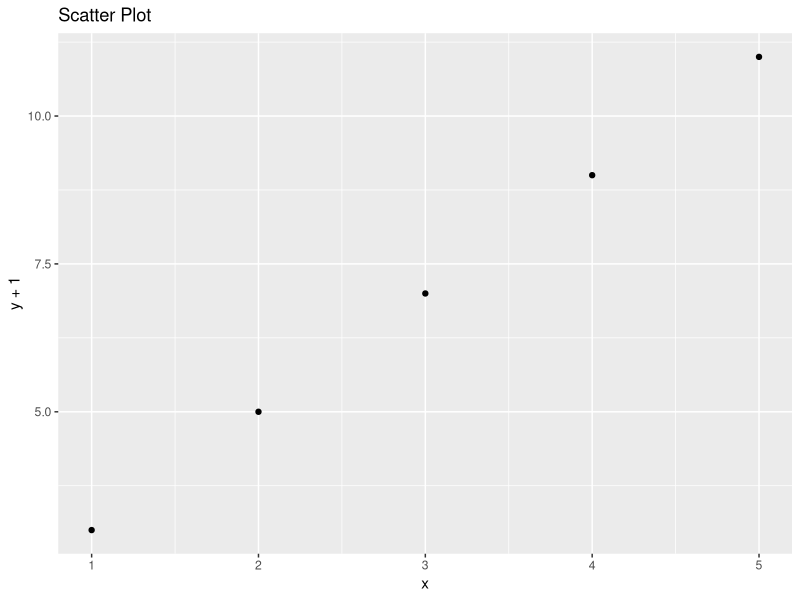
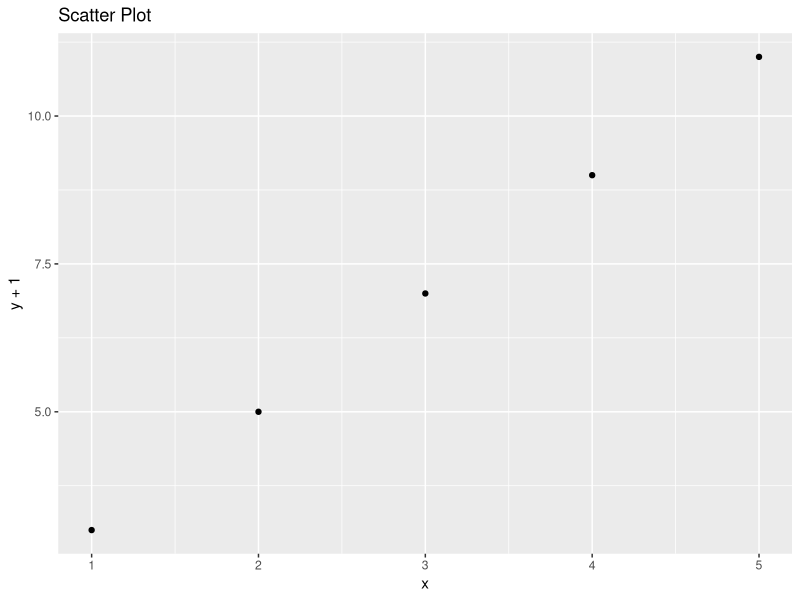

Generate these figures, in order, with R:
library(ggplot2)
library(cluster)

print(R.version)
#z<-40
# Calculate the mean of a set of numbers
x <- 14+3
a<-paste("hello","hellooooo")
print(a)
print(paste("the value of x is ", x))
mean_val <- mean(c(1, 2, 3, 4, 5))
sum_val <- sum(c(1, 2, 3, 4, 5))
print(paste("the sum value is :", sum_val))
print(paste("The mean value is:", mean_val))
print(paste("hello da", "hello"))

#use [paste] for concatenation
# Load the ggplot2 package.


# Create a data frame with two columns: x and y.
data <- data.frame(x = c(1, 2, 3, 4, 5), y = c(2, 4, 6, 8, 10))

# Create a scatter plot of the data.
ggplot(data, aes(x = x, y = y+1)) +
  geom_point() +
  ggtitle("Scatter Plot")

# Show the plot.
print(last_plot())


#exponnent of the array of the list
print(c(3,4,5,6)^c(2,3))#will get warning
print(c(3,4,5,6)^c(2,3,4))#will get warning
print(c(3,4,5,6)^c(2,3,5,6))#wont get warning

